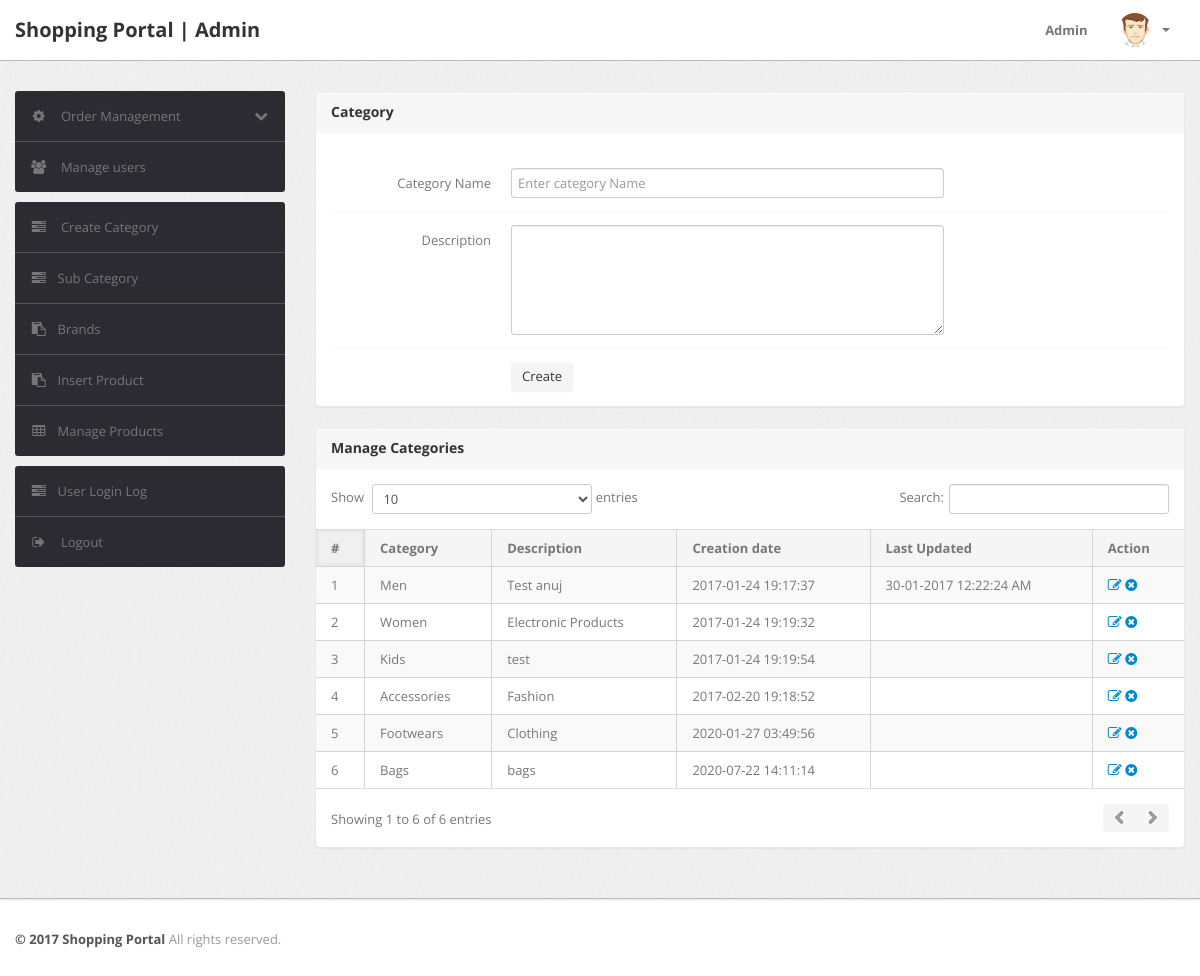
The app's page /admin/category.php (signed in) with its own data.
### tables this page shows
CREATE TABLE IF NOT EXISTS `category` (
  `id` int(11) NOT NULL AUTO_INCREMENT,
  `categoryName` varchar(255) DEFAULT NULL,
  `categoryDescription` longtext,
  `creationDate` timestamp NOT NULL DEFAULT CURRENT_TIMESTAMP,
  `updationDate` varchar(255) DEFAULT NULL,
  PRIMARY KEY (`id`)
);

### admin/category.php (the view, shortened to what this page needs)
<?php
include('include/config.php');
if(strlen($_SESSION['alogin'])==0)
	{
header('location:index.php');
}
else{
?>
<!DOCTYPE html>
<html lang="en">
<head>
	<link type="text/css" href="bootstrap/css/bootstrap.min.css" rel="stylesheet">
	<link type="text/css" href="bootstrap/css/bootstrap-responsive.min.css" rel="stylesheet">
	<link type="text/css" href="css/theme.css" rel="stylesheet">
	<link type="text/css" href="images/icons/css/font-awesome.css" rel="stylesheet">
</head>
<body>
<?php include('include/header.php');?>
	<div class="wrapper">
		<div class="container">
			<div class="row">
<?php include('include/sidebar.php');?>
			<div class="span9">
					<div class="content">
						<div class="module">
							<div class="module-head">
								<h3>Category</h3>
							</div>
							<div class="module-body">
									<br />
			<form class="form-horizontal row-fluid" name="Category" method="post" >
<div class="control-group">
<label class="control-label" for="basicinput">Category Name</label>
<div class="controls">
<input type="text" placeholder="Enter category Name"  name="category" class="span8 tip" required>
</div>
</div>
<div class="control-group">
											<label class="control-label" for="basicinput">Description</label>
											<div class="controls">
												<textarea class="span8" name="description" rows="5"></textarea>
											</div>
										</div>
	<div class="control-group">
											<div class="controls">
												<button type="submit" name="submit" class="btn">Create</button>
											</div>
										</div>
									</form>
							</div>
						</div>
	<div class="module">
							<div class="module-head">
								<h3>Manage Categories</h3>
							</div>
							<div class="module-body table">
								<table cellpadding="0" cellspacing="0" border="0" class="datatable-1 table table-bordered table-striped	 display" width="100%">
									<thead>
										<tr>
											<th>#</th>
											<th>Category</th>
											<th>Description</th>
											<th>Creation date</th>
											<th>Last Updated</th>
											<th>Action</th>
										</tr>
									</thead>
									<tbody>
<?php $query=mysqli_query($con,"select * from category");
$cnt=1;
while($row=mysqli_fetch_array($query))
{
?>
										<tr>
											<td><?php echo htmlentities($cnt);?></td>
											<td><?php echo htmlentities($row['categoryName']);?></td>
											<td><?php echo htmlentities($row['categoryDescription']);?></td>
											<td> <?php echo htmlentities($row['creationDate']);?></td>
											<td><?php echo htmlentities($row['updationDate']);?></td>
											<td>
											<a href="edit-category.php?id=<?php echo $row['id']?>" ><i class="icon-edit"></i></a>
											<a href="category.php?id=<?php echo $row['id']?>&del=delete" onClick="return confirm('Are you sure you want to delete?')"><i class="icon-remove-sign"></i></a></td>
										</tr>
										<?php $cnt=$cnt+1; } ?>
								</table>
							</div>
						</div>
					</div>
				</div>
			</div>
		</div>
	</div>
<?php include('include/footer.php');?>
</body>
<?php } ?>

### records on screen
category: categoryName "Men", categoryDescription "Test anuj", creationDate "2017-01-24 19:17:37", updationDate "30-01-2017 12:22:24 AM"
category: categoryName "Women", categoryDescription "Electronic Products", creationDate "2017-01-24 19:19:32"
category: categoryName "Kids", categoryDescription "test", creationDate "2017-01-24 19:19:54"
category: categoryName "Accessories", categoryDescription "Fashion", creationDate "2017-02-20 19:18:52"
category: categoryName "Footwears", categoryDescription "Clothing", creationDate "2020-01-27 03:49:56"
category: categoryName "Bags", categoryDescription "bags", creationDate "2020-07-22 14:11:14"
